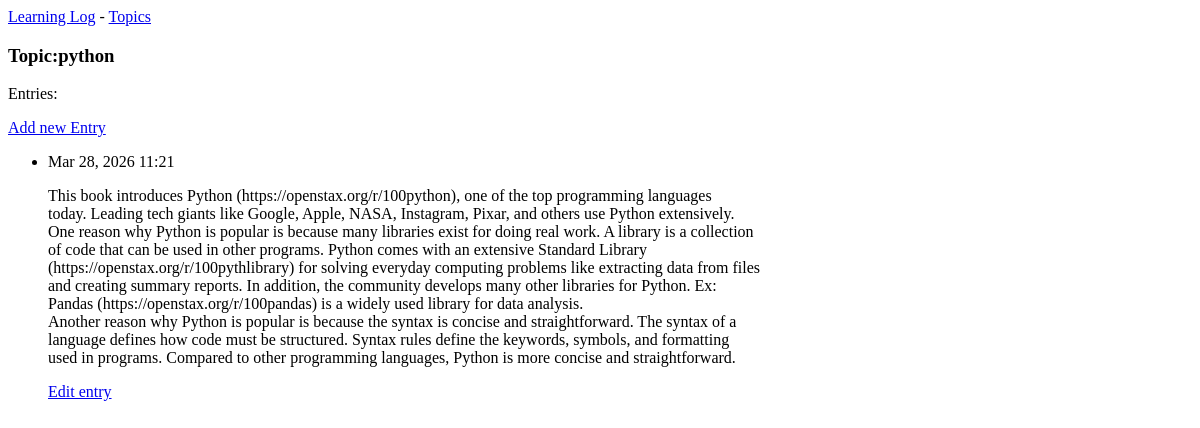
Page /topics/1/ on the earlier database version.
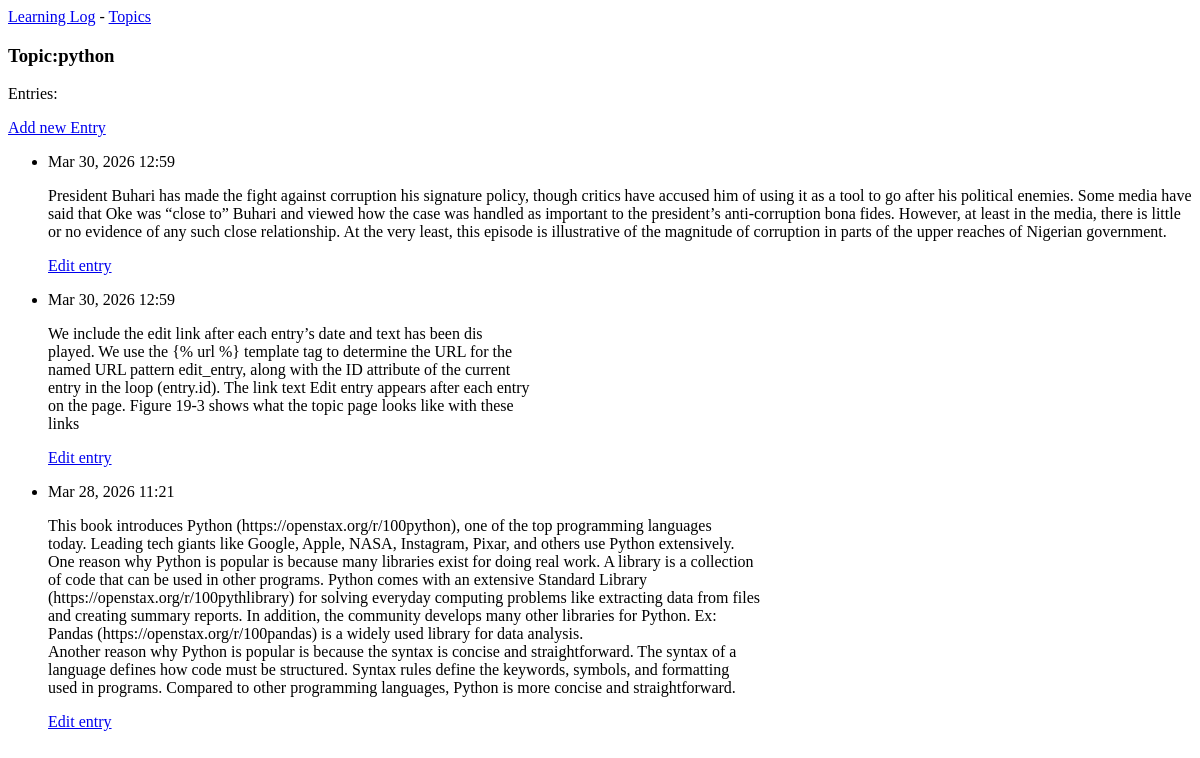
Same page on the later database version.
### learning_logs/models.py (models this page shows, shortened)
class Topic(models.Model):
    text = models.CharField(max_length=200)
    date_added =models.DateTimeField(auto_now_add=True)
    def __str__(self):
        return self.text

class Entry(models.Model):
    topic= models.ForeignKey(Topic, on_delete=models.CASCADE)
    text = models.TextField()
    date_added= models.DateTimeField(auto_now_add=True)
    class Meta:
        verbose_name_plural = 'entries'

### learning_logs/views.py (the view)
# urls.py: path('topics/<int:topic_id>/', views.topic, name='topic'),
def topic(request, topic_id):
    topic= Topic.objects.get(id=topic_id)
    entries = topic.entry_set.order_by('-date_added')
    context = {'topic': topic, 'entries':entries}
    return render(request, 'learning_logs/topic.html', context)

### learning_logs/templates/learning_logs/topic.html
{% extends 'learning_logs/base.html' %}
{% block content %}
<h3>Topic:{{ topic }}</h3>
<p>Entries:</p>
<p>
    <a href="{% url 'learning_logs:new_entry' topic.id %}">Add new Entry</a>
</p>
<ul>
    {% for entry in entries %}
        <li>
            <p>{{ entry.date_added|date:'M d, Y H:i' }} </p>
            <p>{{entry.text|linebreaks}}</p>
            <p>
                <a href="{% url 'learning_logs:edit_entry' entry.id %}">Edit entry</a>
            </p>
        </li>
    {% empty %}
        <li>There are no entries for this topic yet.</li>
    {% endfor %}
</ul>
 {% endblock content %}

### learning_logs/templates/learning_logs/base.html
<p>
    <a href="{% url 'learning_logs:index' %}">Learning Log</a> -
    <a href="{% url 'learning_logs:topics' %}">Topics</a>
</p>
{% block content %}{% endblock content%}

Differences in the rows shown:
added Entry: date_added "Mar 30, 2026 12:59", text "President Buhari has made the fight against corruption his signature policy, though critics have accused him of using it as a tool to go after his political enemies. Some media have said that Oke was “close to” Buhari and viewed how the case was handled as important to the president’s anti-corruption bona fides. However, at least in the media, there is little or no evidence of any such close relationship. At the very least, this episode is illustrative of the magnitude of corruption in parts of the upper reaches of Nigerian government."
added Entry: date_added "Mar 30, 2026 12:59", text "We include the edit link after each entry’s date and text has been dis played. We use the {% url %} template tag to determine the URL for the named URL pattern edit_entry, along with the ID attribute of the current entry in the loop (entry.id). The link text Edit entry appears after each entry on the page. Figure 19-3 shows what the topic page looks like with these links"
